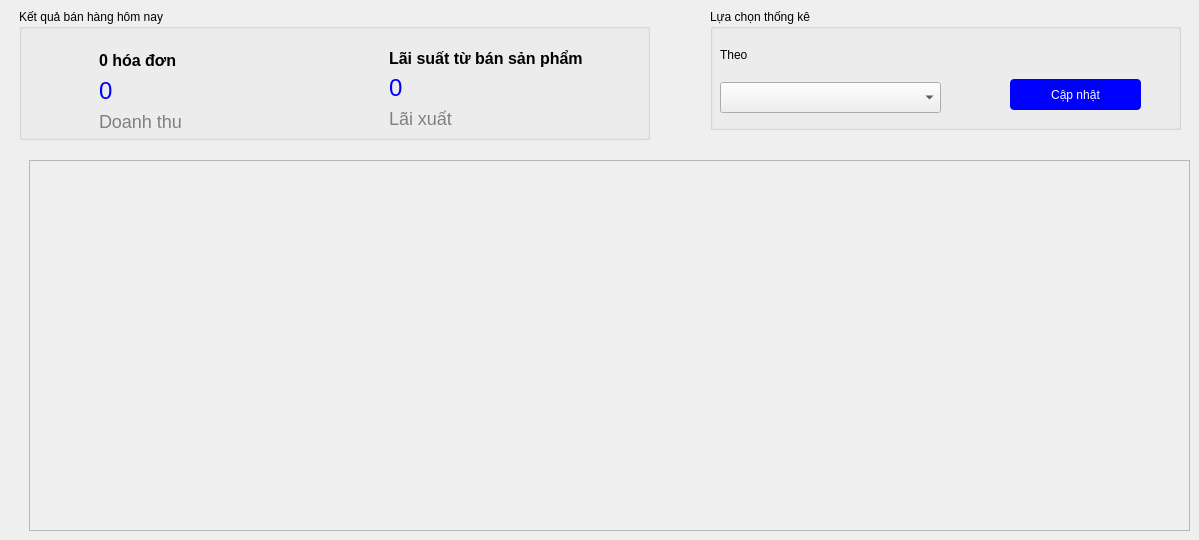
    <widget class="QWidget" name="page_7">
     <widget class="QGroupBox" name="groupBox_7">
      <property name="geometry">
       <rect>
        <x>19</x>
        <y>9</y>
        <width>631</width>
        <height>131</height>
       </rect>
      </property>
      <property name="title">
       <string>Kết quả bán hàng hôm nay</string>
      </property>
      <widget class="QLabel" name="label_9">
       <property name="geometry">
        <rect>
         <x>10</x>
         <y>45</y>
         <width>49</width>
         <height>51</height>
        </rect>
       </property>
       <property name="text">
        <string/>
       </property>
       <property name="pixmap">
        <pixmap>../../../Downloads/money-bag (1).png</pixmap>
       </property>
       <property name="scaledContents">
        <bool>true</bool>
       </property>
      </widget>
      <widget class="QWidget" name="verticalLayoutWidget_4">
       <property name="geometry">
        <rect>
         <x>80</x>
         <y>40</y>
         <width>171</width>
         <height>83</height>
        </rect>
       </property>
       <layout class="QVBoxLayout" name="verticalLayout_4">
        <item>
         <widget class="QLabel" name="lbnumberbilltoday">
          <property name="styleSheet">
           <string notr="true">font-size: 16px;
font-weight: 600;</string>
          </property>
          <property name="text">
           <string>0 hóa đơn</string>
          </property>
         </widget>
        </item>
        <item>
         <widget class="QLabel" name="lbrevenue">
          <property name="styleSheet">
           <string notr="true">font-size:24px;
color: blue;</string>
          </property>
          <property name="text">
           <string>0</string>
          </property>
         </widget>
        </item>
        <item>
         <widget class="QLabel" name="label_12">
          <property name="styleSheet">
           <string notr="true">color: gray;
font-size: 18px;</string>
          </property>
          <property name="text">
           <string>Doanh thu</string>
          </property>
         </widget>
        </item>
       </layout>
      </widget>
      <widget class="QLabel" name="label_13">
       <property name="geometry">
        <rect>
         <x>300</x>
         <y>45</y>
         <width>61</width>
         <height>61</height>
        </rect>
       </property>
       <property name="text">
        <string/>
       </property>
       <property name="pixmap">
        <pixmap>../../../Downloads/pay.png</pixmap>
       </property>
       <property name="scaledContents">
        <bool>true</bool>
       </property>
      </widget>
      <widget class="QWidget" name="verticalLayoutWidget_5">
       <property name="geometry">
        <rect>
         <x>370</x>
         <y>40</y>
         <width>221</width>
         <height>80</height>
        </rect>
       </property>
       <layout class="QVBoxLayout" name="verticalLayout_5">
        <item>
         <widget class="QLabel" name="lbnumberbilltoday_2">
          <property name="styleSheet">
           <string notr="true">font-size: 16px;
font-weight: 600;</string>
          </property>
          <property name="text">
           <string>Lãi suất từ bán sản phẩm</string>
          </property>
         </widget>
        </item>
        <item>
         <widget class="QLabel" name="lbinterest">
          <property name="styleSheet">
           <string notr="true">font-size:24px;
color: blue;</string>
          </property>
          <property name="text">
           <string>0</string>
          </property>
         </widget>
        </item>
        <item>
         <widget class="QLabel" name="label_14">
          <property name="styleSheet">
           <string notr="true">color: gray;
font-size: 18px;</string>
          </property>
          <property name="text">
           <string>Lãi xuất</string>
          </property>
         </widget>
        </item>
       </layout>
      </widget>
     </widget>
     <widget class="QGroupBox" name="groupBox_8">
      <property name="geometry">
       <rect>
        <x>710</x>
        <y>9</y>
        <width>471</width>
        <height>121</height>
       </rect>
      </property>
      <property name="title">
       <string>Lựa chọn thống kê</string>
      </property>
      <widget class="QLabel" name="label_10">
       <property name="geometry">
        <rect>
         <x>10</x>
         <y>35</y>
         <width>101</width>
         <height>21</height>
        </rect>
       </property>
       <property name="text">
        <string>Theo</string>
       </property>
      </widget>
      <widget class="QComboBox" name="cbChoiceDrawGrapRevenue">
       <property name="geometry">
        <rect>
         <x>10</x>
         <y>73</y>
         <width>221</width>
         <height>31</height>
        </rect>
       </property>
      </widget>
      <widget class="QPushButton" name="pbtnUpdateOverview">
       <property name="geometry">
        <rect>
         <x>300</x>
         <y>70</y>
         <width>131</width>
         <height>31</height>
        </rect>
       </property>
       <property name="styleSheet">
        <string notr="true">background-color: blue;
color: white;
border-radius: 4px;</string>
       </property>
       <property name="text">
        <string>Cập nhật</string>
       </property>
      </widget>
     </widget>
     <widget class="QScrollArea" name="gbContainGrapRevenue">
      <property name="geometry">
       <rect>
        <x>29</x>
        <y>160</y>
        <width>1161</width>
        <height>371</height>
       </rect>
      </property>
      <property name="widgetResizable">
       <bool>true</bool>
      </property>
      <widget class="QWidget" name="scrollAreaWidgetContents_4">
       <property name="geometry">
        <rect>
         <x>0</x>
         <y>0</y>
         <width>1159</width>
         <height>369</height>
        </rect>
       </property>
      </widget>
     </widget>
    </widget>
